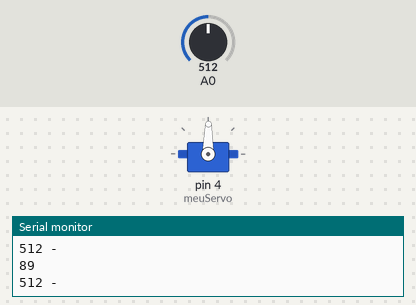
This sketch was run on a simulated Arduino Uno, built with avr-gcc and run on an emulated ATmega328P. On the bench: servo, the last lines printed to the serial monitor. Inputs (shaded band) come from the test bench; at power-on: A0 = 512.

Above: at 1.2 s.
1.3 s: A0 set to 716
At 1.7 s:
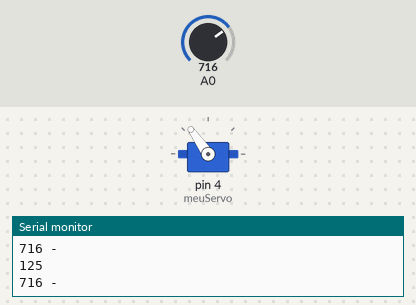
2.8 s: A0 set to 900
At 4.0 s:
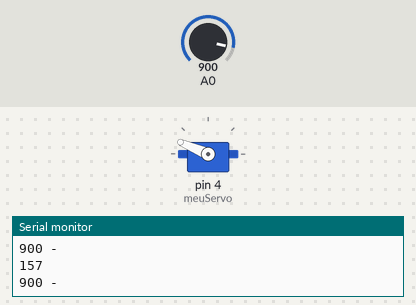
4.3 s: A0 set to 989
At 5.2 s:
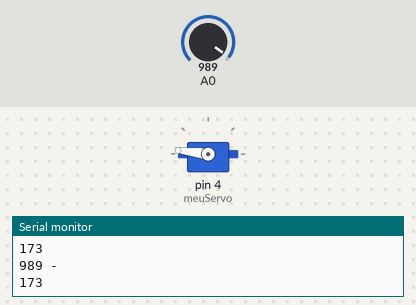
5.8 s: A0 set to 1017
At 6.4 s:
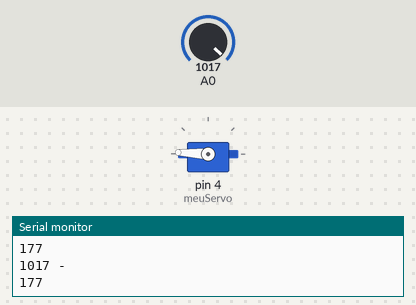
7.3 s: A0 set to 306
At 8.5 s:
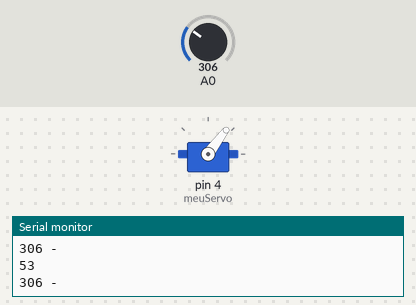
8.8 s: A0 set to 511
At 9.7 s:
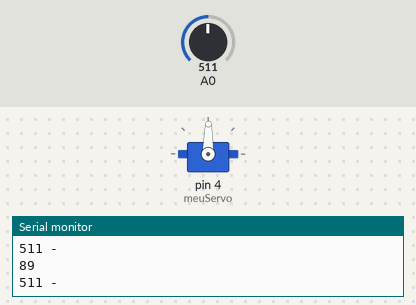
Timing chart, 0 to 11.3 s (numbered marks = the images above; inputs shaded):
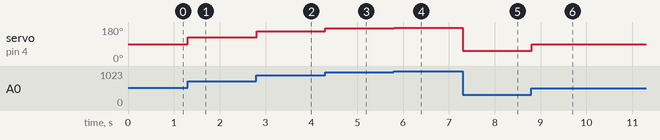

Measured:
- after the input at 1.3 s, servo on pin 4 (meuServo): 89° → 125° at once
- after the input at 2.8 s, servo on pin 4 (meuServo): 125° → 157° at once
- after the input at 4.3 s, servo on pin 4 (meuServo): 157° → 173° at once
- after the input at 5.8 s, servo on pin 4 (meuServo): 173° → 177° at once
- after the input at 7.3 s, servo on pin 4 (meuServo): 177° → 53° at once
- after the input at 8.8 s, servo on pin 4 (meuServo): 53° → 89° at once

The sketch:

1_ServoMotor.ino
```cpp
/*
   Experimento 2.1 - ServoMotor

   Utiliza o sinal gerado por um potênciometro numa entrada analogica para controlar um servo
   motor.
*/

#include <Servo.h> // Importa a biblioteca para controle do servo.
Servo meuServo; // Instancia um objeto do tipo Servo chamado meuServo.

// A função setup roda apenas uma vez, quando o botão reset é pressionado ou quando a placa é ligada.
void setup() {
  // Inicia a comunicação serial utilizando a velocidade de 9600bps.
  Serial.begin(9600);
  meuServo.attach(4); // Define o pino digital conectado ao servo motor meuServo.
}

// A função loop roda repetidamente
void loop() {
  int val = analogRead(0); // Salva i valor da entrada analogica na variavel val.
  int x = map(val, 0, 1023, 0, 179); // converte o valor na entrada analogica (0-1023) para um valor entre 0 e 179.
   // Imprime na porta serial os valores de val e x no formato "val - x".
  Serial.print(val);
  Serial.println(" - ");
  Serial.println(x);
  meuServo.write(x); // Manda o servo para a posição x.
  delay(10); // Espera 10 milisegundos.
}
```
